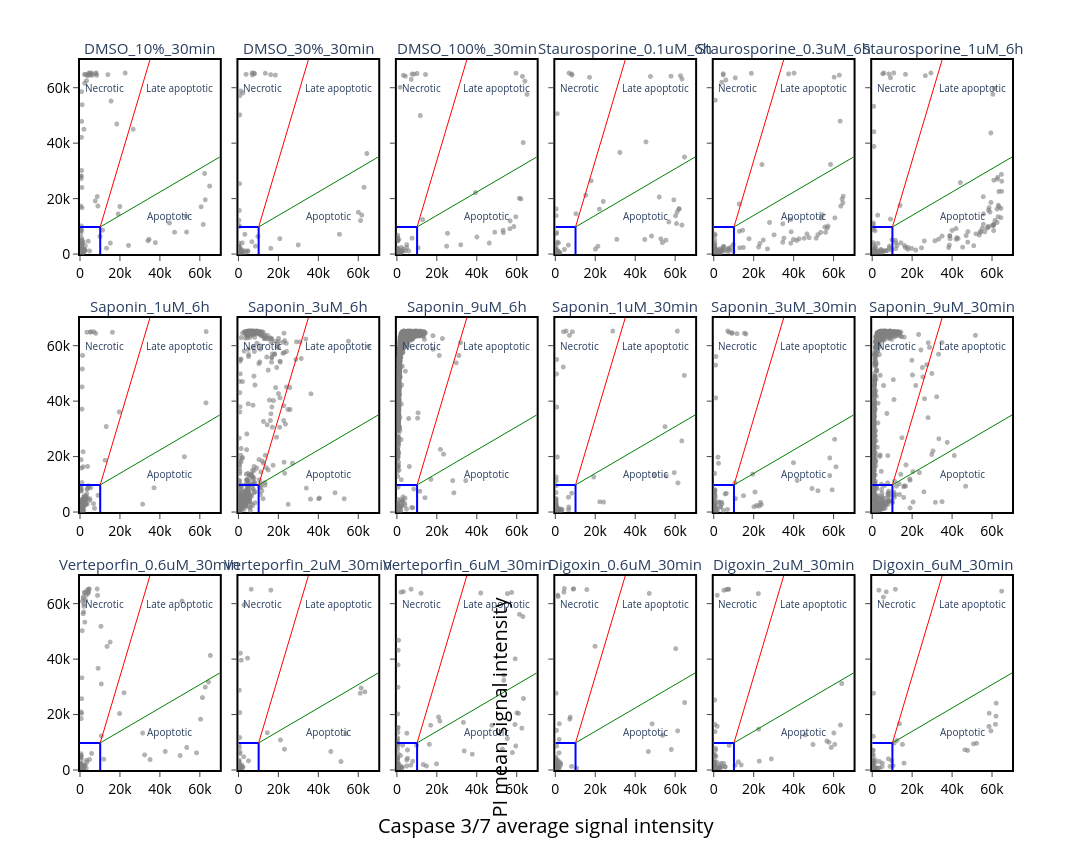

Source (notebook cell):
### Code cell
ctx.cytotox_gated_plot(
    df_30min,
    incubation="30min",
    combine_duplicates=True,
    casp_threshold=casp_thresh_30min,
    pi_threshold=pi_thresh_30min,
    x1_line1=x1_line1_30min,
    y1_line1=y1_line1_30min,
    x2_line1=x2_line1_30min,
    y2_line1=y2_line1_30min,
    x1_line2=x1_line2_30min,
    y1_line2=y1_line2_30min,
    x2_line2=x2_line2_30min,
    y2_line2=y2_line2_30min,
)
